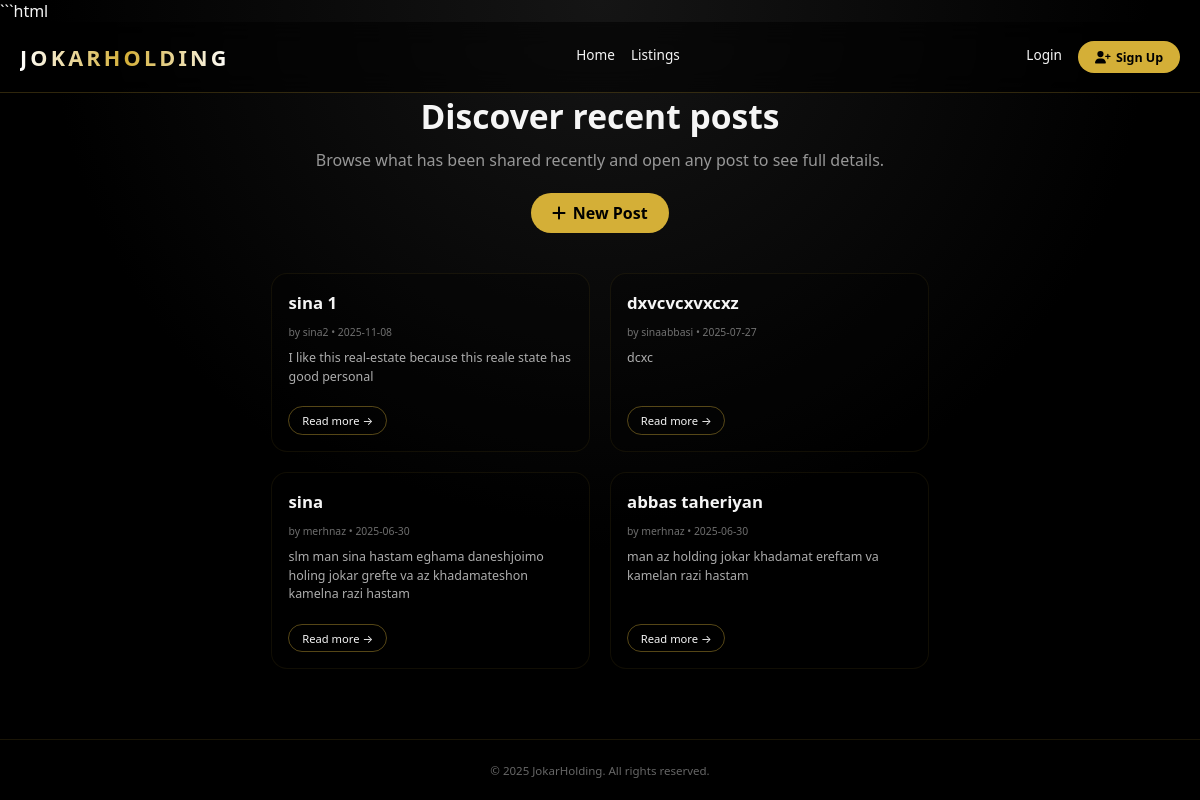
Screenshot of /blog/ with the database file from the repository.
### blog/models.py (models this page shows, shortened)
class Post(models.Model):
    PUBLISHED = 'pub'
    DRAFT     = 'drf'
    STATUS_CHOICES = [
        (PUBLISHED, 'Published'),
        (DRAFT,     'Draft'),
    ]
    title         = models.CharField(max_length=200)
    text          = models.TextField()
    author        = models.ForeignKey(
                      settings.AUTH_USER_MODEL,
                      on_delete=models.CASCADE,
                      related_name='posts'
                   )
    status        = models.CharField(
                      max_length=3,
                      choices=STATUS_CHOICES,
                      default=PUBLISHED
                   )
    date_created  = models.DateTimeField(auto_now_add=True)
    date_modified = models.DateTimeField(auto_now=True)
    class Meta:
        ordering = ['-date_created']

### account/models.py (models this page shows, shortened)
class CustomUser(AbstractUser):
    age          = models.PositiveIntegerField(null=True, blank=True)
    is_agent     = models.BooleanField(default=False)
    agency_name  = models.CharField(max_length=255, null=True, blank=True)
    phone_number = models.CharField(max_length=20, null=True, blank=True)
    avatar       = models.ImageField(upload_to='avatars/', blank=True, null=True)

### blog/views.py (the view)
# urls.py: path("", PostListView.as_view(), name="PostListView"),
class PostListView(generic.ListView):
    model = Post
    template_name ="blog/post_list.html"
    context_object_name = "post_list"

### blog/templates/blog/post_list.html (shortened to what this page needs)
{% extends "_base.html" %}
{% load static %}
{% block content %}
<section class="posts-hero">
  <h1>Discover recent posts</h1>
  <p>Browse what has been shared recently and open any post to see full details.</p>
  <a href="{% url 'Post_create' %}" class="btn-add">
    <i class="fas fa-plus"></i> New Post
  </a>
</section>
<section class="posts-grid">
  {% for post in post_list %}
    <article class="post-card">
      <h2 class="post-title">{{ post.title }}</h2>
      <p class="post-meta">
        by {{ post.author.username }} • {{ post.date_created|date:"Y-m-d" }}
      </p>
      <p class="post-excerpt">
        {{ post.text|truncatechars:130 }}
      </p>
      <div class="post-footer">
        <a href="{% url 'post_detail' post.pk %}" class="btn-read">Read more →</a>
      </div>
    </article>
  {% empty %}
    <div class="empty-state">
      No posts yet. <a href="{% url 'Post_create' %}">Create one now</a>.
    </div>
  {% endfor %}
</section>
{% endblock %}

### templates/_base.html (shortened to what this page needs)
{% load static %}
<!DOCTYPE html><html lang="en"><head>
</head><body>
<header>
  <div class="wrapper nav">
    <div class="logo">JOKARHOLDING</div>
    <div class="nav-left">
      <a href="{% url 'home' %}" class="nav-link">Home</a>
      <a href="{% url 'PostListView' %}" class="nav-link">Listings</a>
    </div>
    <div class="nav-right">
      {% if user.is_authenticated %}
        <a href="{% url 'Post_create' %}" class="btn-gold"><i class="fas fa-plus"></i> New Listing</a>
        <a href="{% url 'profile_edit' %}" class="nav-link">Edit Profile</a>
        {% if user.is_staff %}<a href="{% url 'admin:index' %}" class="badge-admin"><i class="fas fa-shield-alt"></i> Admin</a>{% endif %}
        <form action="{% url 'logout' %}" method="post">{% csrf_token %}<button type="submit" class="nav-link">Logout</button></form>
      {% else %}
        <a href="{% url 'login' %}" class="nav-link">Login</a>
        <a href="{% url 'signup' %}" class="btn-gold"><i class="fas fa-user-plus"></i> Sign Up</a>
      {% endif %}
    </div>
  </div>
</header>
<main class="wrapper">{% block content %}{% endblock %}</main>
<footer>© {% now "Y" %} JokarHolding. All rights reserved.</footer>
</body></html>

### templates/_base.html (style rules this page uses)
:root { --gold:#d4af37;--text:#f5f5f5;--max:1200px;--trans:.25s ease }
* { margin:0;padding:0;box-sizing:border-box }
body { background:radial-gradient(circle at top,#151515 0%,#000 55%,#000 100%);color:var(--text);font-family:Montserrat,system-ui,-apple-system,BlinkMacSystemFont,"Segoe UI",sans-serif;min-height:100vh;display:flex;flex-direction:column }
a { text-decoration:none;color:inherit }
.wrapper { max-width:var(--max);margin:0 auto;padding:0 1.25rem }
header { position:sticky;top:0;z-index:999;background:rgba(0,0,0,.55);backdrop-filter:blur(12px);border-bottom:1px solid rgba(212,175,55,.22) }
.nav { height:70px;display:flex;align-items:center;justify-content:space-between;gap:1.5rem }
.logo { font-size:1.35rem;font-weight:700;letter-spacing:.2rem;text-transform:uppercase;background:linear-gradient(90deg,#fff 0%,var(--gold) 50%,#fff 100%);-webkit-background-clip:text;-webkit-text-fill-color:transparent;white-space:nowrap }
.nav-left,.nav-right { display:flex;gap:1rem;align-items:center }
.nav-link { font-size:.85rem;position:relative;padding-bottom:.3rem }
.nav-link::after { content:"";position:absolute;left:0;bottom:-.55rem;width:0;height:2px;background:var(--gold);transition:width var(--trans) }
.btn-gold { background:var(--gold);color:#000;padding:.45rem 1.05rem;border-radius:999px;font-weight:600;font-size:.78rem;display:inline-flex;gap:.35rem;align-items:center;transition:transform var(--trans),box-shadow var(--trans);border:0;cursor:pointer }
main { flex:1;padding:2.5rem 0 }
footer { background:#000;border-top:1px solid rgba(212,175,55,.12);text-align:center;padding:1.4rem 0;font-size:.72rem;color:#666;margin-top:auto }

### blog/templates/blog/post_list.html (style rules this page uses)
.posts-hero { text-align: center; margin-bottom: 2.5rem; }
.posts-hero h1 { font-size: 2.1rem; margin-bottom: .6rem; }
.posts-hero p { color: rgba(245,245,245,.6); max-width: 580px; margin: 0 auto 1.4rem; }
.posts-hero .btn-add { background: #d4af37; color: #000; padding: .55rem 1.35rem; border-radius: 999px; font-weight: 600; display: inline-flex; gap: .4rem; align-items: center; transition: .25s ease; }
.posts-grid { display: grid; grid-template-columns: repeat(auto-fit, minmax(240px, 1fr)); gap: 1.25rem; }
.post-card { background: rgba(0,0,0,.25); border: 1px solid rgba(212,175,55,.08); border-radius: 1rem; padding: 1.1rem 1rem 1rem; display: flex; flex-direction: column; gap: .65rem; transition: border .2s ease, transform .2s ease; }
.post-title { font-weight: 600; font-size: 1.05rem; }
.post-meta { font-size: .65rem; color: rgba(245,245,245,.45); }
.post-excerpt { font-size: .78rem; color: rgba(245,245,245,.7); line-height: 1.5; flex: 1; }
.post-footer { display: flex; justify-content: space-between; align-items: center; margin-top: .6rem; }
.btn-read { background: transparent; border: 1px solid rgba(212,175,55,.4); border-radius: 999px; padding: .35rem .8rem; font-size: .7rem; color: #f5f5f5; transition: background .2s ease; }

### rows the page displays
Post: title "sina 1", author.username "sina2", date_created "2025-11-08", text "I like this real-estate because this reale state has good personal"
Post: title "dxvcvcxvxcxz", author.username "sinaabbasi", date_created "2025-07-27", text "dcxc"
Post: title "sina", author.username "merhnaz", date_created "2025-06-30", text "slm man sina hastam eghama daneshjoimo holing jokar grefte va az khadamateshon kamelna razi hastam"
Post: title "abbas taheriyan", author.username "merhnaz", date_created "2025-06-30", text "man az holding jokar khadamat ereftam va kamelan razi hastam"
